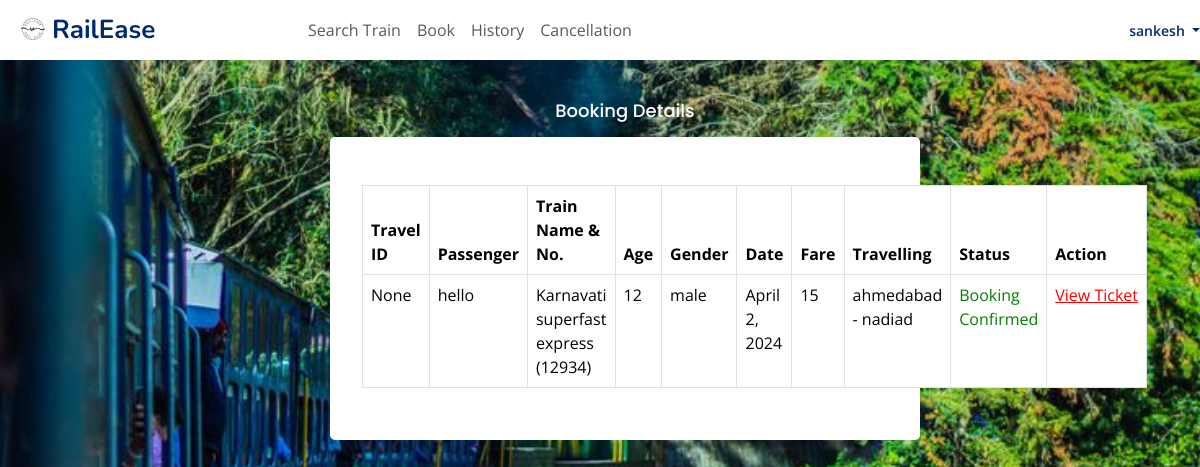
Page /my_booking/ (signed in) on the earlier database version.
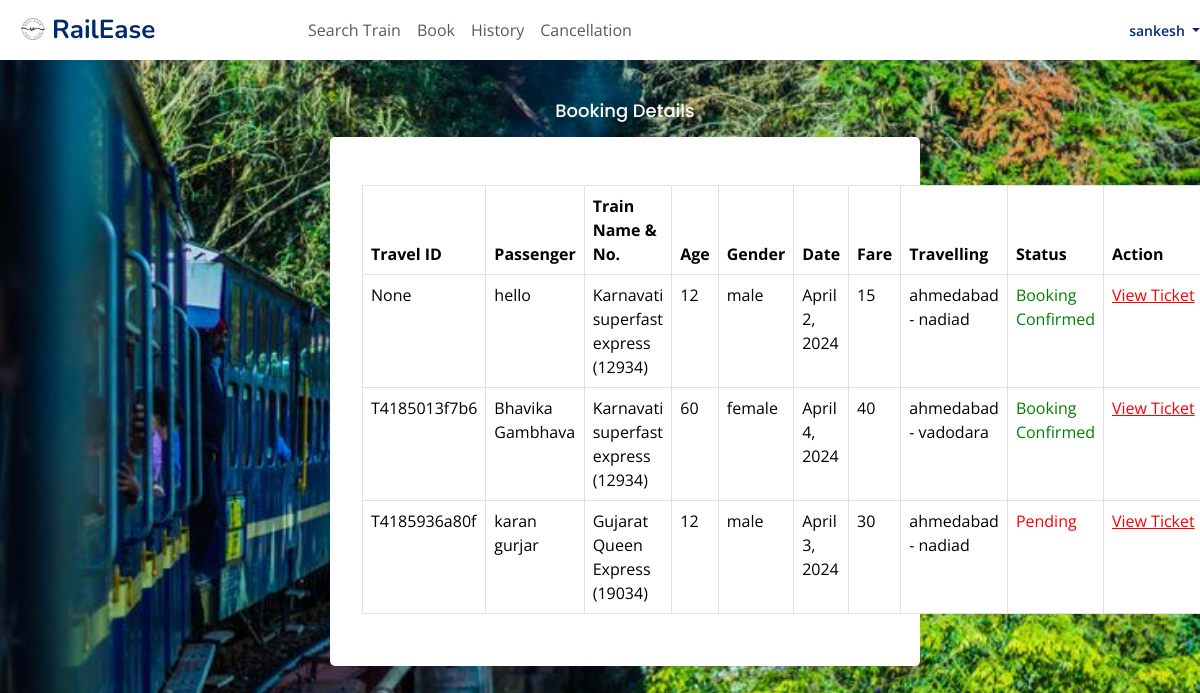
Same page on the later database version.
### home/models.py (models this page shows, shortened)
class Travel(models.Model):
    user = models.ForeignKey(Register, on_delete=models.CASCADE, null=True)
    train = models.ForeignKey(Train, on_delete=models.CASCADE, null=True)
    name = models.CharField(max_length=100, null=True)
    travel_id = models.CharField(max_length=100, null=True, unique=True)  # Make it unique
    age = models.IntegerField(null=True)
    gender = models.CharField(max_length=30, null=True)
    route = models.CharField(max_length=100, null=True)
    status = models.CharField(max_length=30, null=True)
    date1 = models.DateField(null=True)
    fare = models.IntegerField(null=True)

class Train(models.Model):
    train_number = models.CharField(max_length=50, primary_key = True)
    train_name = models.CharField(max_length=100)
    origin = models.CharField(max_length=100)
    destination = models.CharField(max_length=100)
    departure_time = models.TimeField()
    arrival_time = models.TimeField()
    capacity = models.PositiveIntegerField()

### home/views.py (the view)
# urls.py: path('my_booking/',my_booking,name="my_booking"),
def my_booking(request):
    if not request.user.is_authenticated:
        return redirect('user_login')
    user2 = User.objects.filter(username=request.user.username).get()
    user1 = Register.objects.filter(user=user2).get()
    pro = Travel.objects.filter(user=user1)
    book = Book.objects.filter(user=user1)
    d = {'user':user1,'pro':pro,'book':book}
    return render(request,'my_booking.html',d)

### home/templates/my_booking.html (shortened to what this page needs)
{% extends "basic1.html" %}
{% block cont %}
<main id="main" class="main">
  <center>
    <h2 class="card-title" style=" color:white; ">Booking Details</h2>
  </center>
  <div class="card">
    <div class="card-body mt-5 mb-3">
      <div class="container">
        {% if pro %}
          <table class="table table-bordered" id="myTable">
            <thead style="color: white; background-color: #333">
              <tr>
                <th>Travel ID</th>
                <th>Passenger</th>
                <th>Train Name & No.</th>
                <th>Age</th>
                <th>Gender</th>
                <th>Date</th>
                <th>Fare</th>
                <th>Travelling</th>
                <th>Status</th>
                <th>Action</th>
              </tr>
            </thead>
            <tbody>
              {% for i in pro %}
                <tr>
                  <td>{{i.travel_id}}</td>
                  <td>{{i.name}}</td>
                  <td>{{ i.train.train_name }} ({{ i.train.train_number }})</td>
                  <td>{{i.age}}</td>
                  <td>{{i.gender}}</td>
                  <td>{{i.date1}}</td>
                  <td>{{i.fare}}</td>
                  <td>{{i.route}}</td>
                  {% if i.status == 'set' %}
                    <td style="color: green">Booking Confirmed</td>
                  {% else %}
                    <td style="color: red">Pending</td>
                  {% endif %}
                  <td>
                    <a href="{% url 'view_ticket' i.id %}" style="color: red"><u>View&nbsp;Ticket</u></a>
                  </td>
                </tr>
              {% endfor %}
            </tbody>
          </table>
        {% else %}
          <p>No booking details found.</p>
        {% endif %}
      </div>
    </div>
  </div>
</main>
{% endblock %}

Differences in the rows shown:
added Travel: travel_id "T4185013f7b6", name "Bhavika Gambhava", train.train_name "Karnavati superfast express", train.train_number "12934", age "60", gender "female", date1 "April 4, 2024", fare "40", route "ahmedabad - vadodara", status "Booking Confirmed"
added Travel: travel_id "T4185936a80f", name "karan gurjar", train.train_name "Gujarat Queen Express", train.train_number "19034", age "12", gender "male", date1 "April 3, 2024", fare "30", route "ahmedabad - nadiad", shows "Pending"
